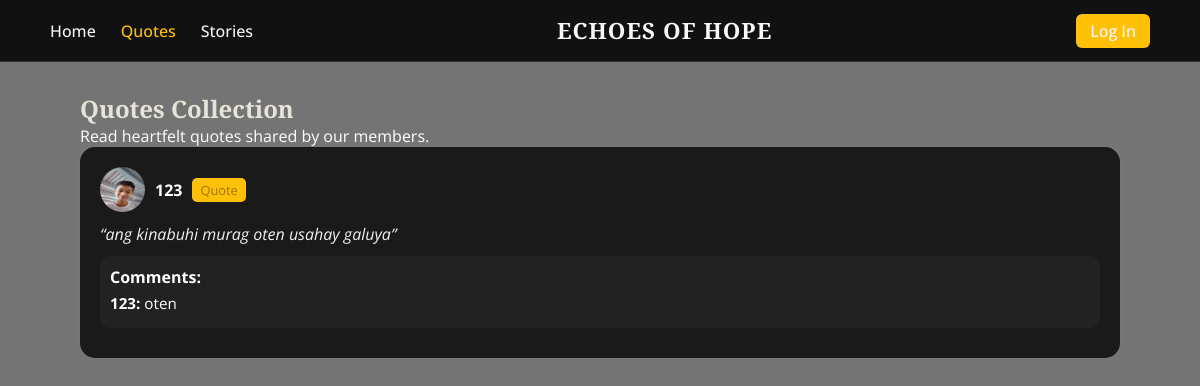
/quotes, run on an earlier commit of the app's database.
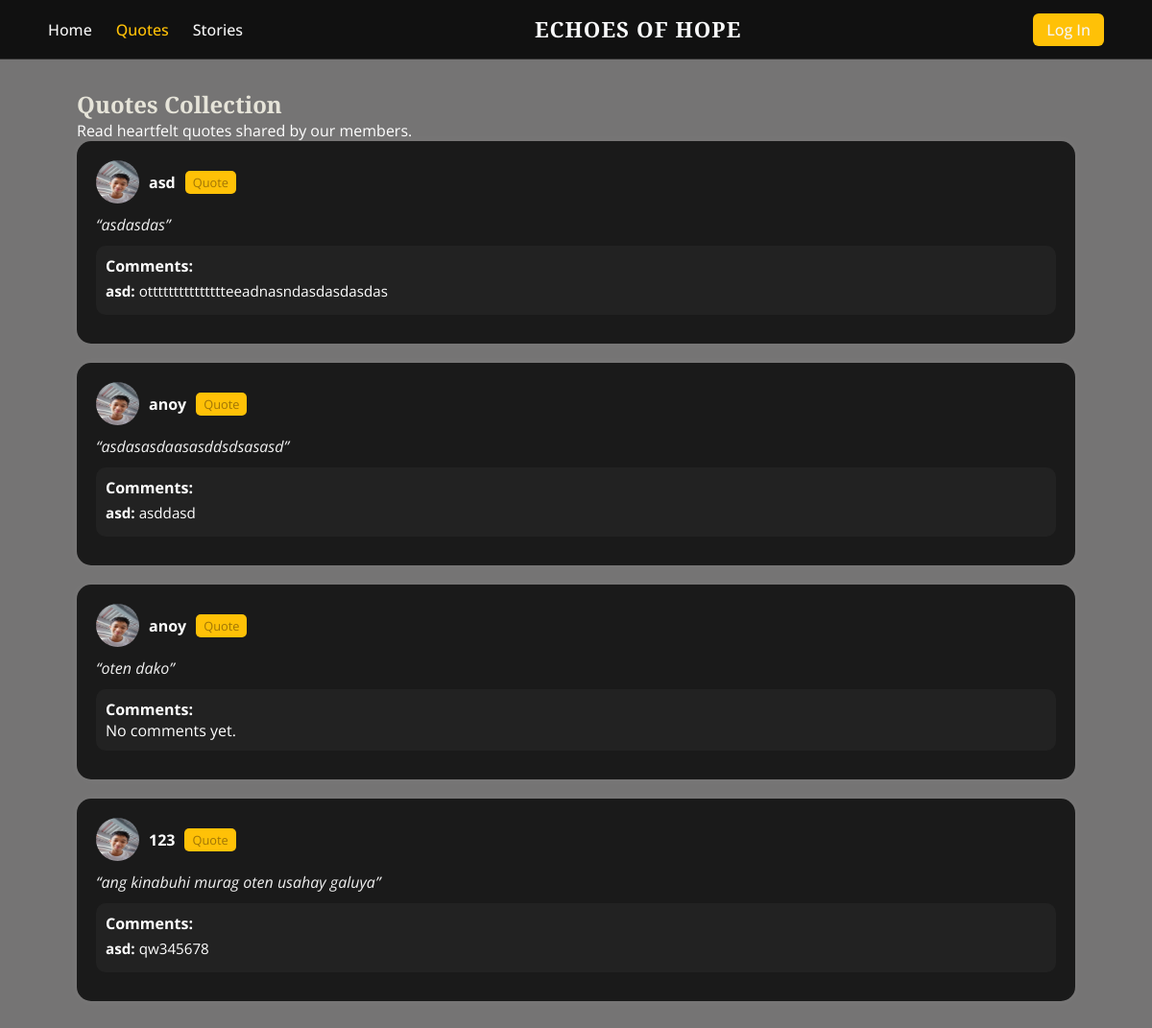
And on a later commit of the database.
### tables this page shows
CREATE TABLE posts (
                    id INTEGER PRIMARY KEY AUTOINCREMENT,
                    username TEXT NOT NULL,
                    content TEXT NOT NULL,
                    type TEXT NOT NULL CHECK (type IN ('story', 'quote')),
                    created_at TIMESTAMP DEFAULT CURRENT_TIMESTAMP
                );

CREATE TABLE comments (
                    id INTEGER PRIMARY KEY AUTOINCREMENT,
                    post_id INTEGER,
                    username TEXT,
                    text TEXT,
                    created_at TIMESTAMP DEFAULT CURRENT_TIMESTAMP,
                    FOREIGN KEY (post_id) REFERENCES posts(id)
                );

### app.py (the view)
@app.route('/quotes')
def quotes():
    posts = get_posts("quote")
    return render_template('quotes.html', posts=posts)

### app.py (called while the page is built)
def get_db():
    if "db" not in g:
        g.db = sqlite3.connect(DATABASE)
        g.db.row_factory = sqlite3.Row
    return g.db

### templates/quotes.html (shortened to what this page needs)
<!DOCTYPE html>
<html lang="en">
<head>
  <link rel="stylesheet" href="{{ url_for('static', filename='style-home.css') }}">
</head>
<body>
  <nav class="navbar">
    <ul class="nav-left">
      <li><a href="{{ url_for('home') }}">Home</a></li>
      <li><a class="active" href="{{ url_for('quotes') }}">Quotes</a></li>
      <li><a href="{{ url_for('stories') }}">Stories</a></li>
    </ul>
    <div class="nav-center">ECHOES OF HOPE</div>
    <ul class="nav-right">
      {% if 'username' in session %}
        <li><a class="btn" href="{{ url_for('logout') }}">Log Out</a></li>
      {% else %}
        <li><a class="btn" href="{{ url_for('login') }}">Log In</a></li>
      {% endif %}
    </ul>
  </nav>
  <div class="container">
    <h2 style="font-family:'Playfair Display',serif; color:#e6e4d9;">Quotes Collection</h2>
    <p>Read heartfelt quotes shared by our members.</p>
    {% for post in posts %}
    <div class="post">
      <div class="post-header">
        <img src="{{ url_for('static', filename='user1.jpg') }}" alt="User">
        <span><strong>{{ post['username'] }}</strong></span>
        <span class="post-type-label">{{ post['type'] | capitalize }}</span>
      </div>
      <div class="post-body">“{{ post['text'] }}”</div>
      <div class="comments">
        <h4>Comments:</h4>
        {% for c in post.comments %}
          <div class="comment"><strong>{{ c['username'] }}:</strong> {{ c['text'] }}</div>
        {% else %}
          <p>No comments yet.</p>
        {% endfor %}
      </div>
    </div>
    {% else %}
      <p>No quotes posted yet.</p>
    {% endfor %}
  </div>
</body>
</html>

### static/style-home.css (style rules this page uses)
* { margin: 0; padding: 0; box-sizing: border-box; }
body { background-color: #0d0d0d; color: #fff; font-family: 'Open Sans', sans-serif; min-height: 100vh; }
.navbar { display: flex; justify-content: space-between; align-items: center; background-color: #111; padding: 15px 60px; border-bottom: 1px solid #333; position: sticky; top: 0; z-index: 1000; }
.navbar ul { list-style: none; display: flex; gap: 25px; }
.navbar a { text-decoration: none; color: #f5f5f5; font-weight: 500; transition: color 0.3s; }
.navbar a:hover, .navbar a.active { color: #ffc107; }
.nav-center { font-family: 'Playfair Display', serif; font-size: 1.4rem; font-weight: 700; letter-spacing: 1px; color: #f8f9fa; }
.btn { background-color: #ffc107; color: #000; padding: 6px 14px; border-radius: 6px; transition: background 0.3s; }
.post { background: #1a1a1a; padding: 20px; border-radius: 15px; box-shadow: 0 0 10px rgba(255,255,255,0.05); animation: fadeIn 0.3s ease-in-out; }
.post-header { display: flex; align-items: center; gap: 10px; margin-bottom: 10px; }
.post-header img { width: 45px; height: 45px; border-radius: 50%; }
.post-type-label { background: #ffc107; color: #000; font-size: 0.8rem; padding: 3px 8px; border-radius: 5px; }
.post-body { margin: 10px 0; font-size: 1rem; line-height: 1.5; }
.comments { background: #222; padding: 12px; border-radius: 10px; margin-bottom: 10px; }
.comment { padding: 6px 0; border-bottom: 1px solid #333; font-size: 0.95rem; }
.comment:last-child { border-bottom: none; }

### templates/quotes.html (style rules this page uses)
body { background-color: #757474; color: #fff; font-family: 'Open Sans', sans-serif; margin: 0; padding: 0; }
.navbar { display: flex; justify-content: space-between; align-items: center; background-color: #111; padding: 15px 50px; border-bottom: 1px solid #333; }
.navbar ul { list-style: none; display: flex; gap: 25px; margin: 0; padding: 0; }
.navbar a { text-decoration: none; color: #f5f5f5; font-weight: 500; transition: color 0.3s; }
.navbar a:hover, .navbar a.active { color: #ffc107; }
.nav-center { font-family: 'Playfair Display', serif; font-size: 1.4rem; font-weight: 700; letter-spacing: 1px; color: #f8f9fa; }
.container { padding: 30px 80px; }
.post { background: #1a1a1a; padding: 20px; border-radius: 15px; box-shadow: 0 0 10px rgba(255,255,255,0.05); margin-bottom: 20px; }
.post-header { display: flex; align-items: center; gap: 10px; margin-bottom: 10px; }
.post-header img { width: 45px; height: 45px; border-radius: 50%; }
.post-type-label { background: #ffc107; color: rgba(19, 5, 5, 0.4); font-size: 0.8rem; padding: 3px 8px; border-radius: 5px; }
.post-body { margin: 10px 0; font-size: 1rem; line-height: 1.5; font-style: italic; color: #f1f1f1; }
.comments { background: #222; padding: 10px; border-radius: 10px; margin-top: 10px; }
.comment { padding: 5px 0; border-bottom: 1px solid #333; }

What changed in the data, as far as the page shows it:
removed comments: username "123", text "oten", shown under posts "ang kinabuhi murag oten usahay galuya"
added posts: username "asd", type "Quote", text "asdasdas"
added comments: username "asd", text "ottttttttttttttteeadnasndasdasdasdas"
added posts: username "anoy", type "Quote", text "asdasasdaasasddsdsasasd"
added comments: username "asd", text "asddasd", shown under "anoy"
added posts: username "anoy", type "Quote", text "oten dako"
added comments: username "asd", text "qw345678", shown under posts "ang kinabuhi murag oten usahay galuya"
